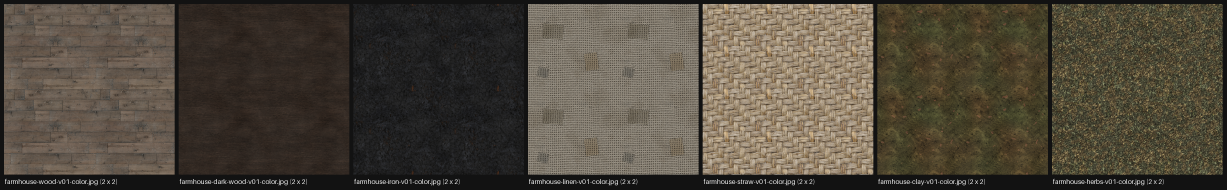
#> input picture work/farmhouse-textures-v01/contact-sheet-v02.png, 3680 x 570 px, given in place of farmhouse-contact-sheet-v02.png-v01-color.jpg, which was not available (shown at 1/3 size)
$ python -i make_farmhouse_textures.py   (imports and definitions only)
#> lines starting #> are read from the running program, lines starting #| are printed output that depends on the picture
"""Farmlands house props: photographic texture sets (colour + OpenGL normal + roughness), 1024 x 1024, tileable.

Usage (one material per run, the PC is weak):
    python work/farmhouse-textures-v01/make_farmhouse_textures.py wood
    python work/farmhouse-textures-v01/make_farmhouse_textures.py sheet      # contact sheet of what exists
    python work/farmhouse-textures-v01/make_farmhouse_textures.py publish    # copy out/ to content/models/textures (never overwrites)

Everything is written to work/farmhouse-textures-v01/out/ first. Sources are photographs already in the project:
ambientCG (CC0), Poly Haven (CC0) and the user's own wt-* photographs.
"""
import shutil
import sys
from pathlib import Path

import numpy as np
from PIL import Image, ImageDraw, ImageFont
from scipy import ndimage as ndi

ROOT = Path(__file__).resolve().parents[2]
HERE = Path(__file__).resolve().parent
OUT = HERE / 'out'
DEST = ROOT / 'content' / 'models' / 'textures'
ACG = ROOT / 'content' / 'textures' / 'ambientcg'
PH = ROOT / 'content' / 'textures' / 'polyhaven'
MT = ROOT / 'content' / 'models' / 'textures'
S = 1024
ASH = np.array([0.60, 0.585, 0.56], np.float32)
MATERIALS = ['wood', 'dark-wood', 'iron', 'linen', 'straw', 'clay', 'herbs']


# ---------------------------------------------------------------- helpers
def load(path, mode='RGB', size=None):
#> called with mode = 'RGB'
    im = Image.open(path).convert(mode)
#> im is the input picture: PIL image 3680x570 RGB; mean R, G, B 80.2, 72.7, 60.5
    if size:
        im = im.resize(size, Image.LANCZOS)
    return np.asarray(im, dtype=np.float32) / 255.0


def acg(name, kind, mode='RGB', size=None):
    return load(ACG / name / f'{name}_{kind}_2k.jpg', mode, size)


def lum(a):
    return a[..., 0] * 0.299 + a[..., 1] * 0.587 + a[..., 2] * 0.114


# [4 lines left out: function blur, not called in this run]


def smooth(t):
    t = np.clip(t, 0, 1)
    return t * t * (3 - 2 * t)


# [62 lines left out: functions noise, normal_from_height, decode_normal, add_normals, make_tileable, grade and 1 more, not called in this run]


def to_img(a, mode='RGB'):
    return Image.fromarray((np.clip(a, 0, 1) * 255 + 0.5).astype(np.uint8), mode)


# [312 lines left out: functions save_set, seam_score, report, wood, dark_wood, hammer_height and 7 more, not called in this run]


def lit(name):
    """Check picture for one material: colour 2 x 2, the set lit from the upper left, normal, roughness."""
    c = load(OUT / f'farmhouse-{name}-v01-color.jpg')
    n = load(OUT / f'farmhouse-{name}-v01-normal.jpg') * 2 - 1
#> call 2 of load, with mode = 'RGB'
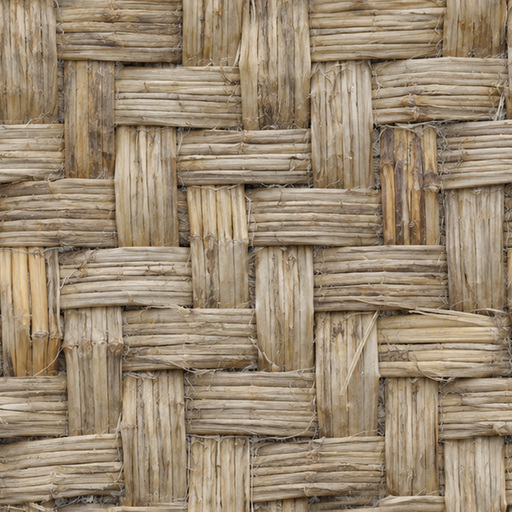
#> input picture work/farmhouse-textures-v01/check-straw-closeup.png, 512 x 512 px, given in place of farmhouse-contact-sheet-v02.png-v01-normal.jpg, which was not available
#> in load, im is the input picture: PIL image 512x512 RGB; mean R, G, B 155.3, 137.5, 114
    r = load(OUT / f'farmhouse-{name}-v01-roughness.jpg', 'L')
#> call 3 of load, with mode = 'L'
#> in load (call 3), `im = Image.open(path).convert(mode)`:
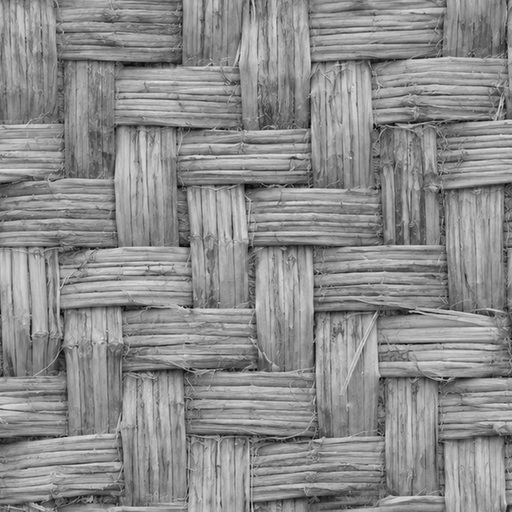
#> im: PIL image 512x512 L; min 0, max 228, mean 140.2
    L = np.array([-0.5, 0.5, 0.72], np.float32)
    L /= np.linalg.norm(L)
    nl = np.clip((n * L).sum(-1), 0, 1)
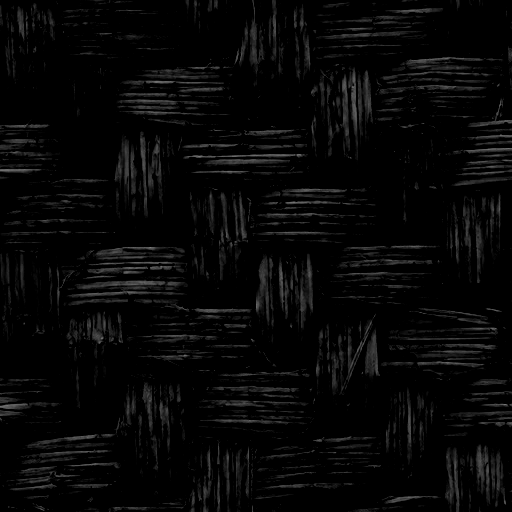
#> nl: shape (512, 512) float32; min 0, max 0.501, mean 0.0278
    hv = L + np.array([0, 0, 1], np.float32)
    hv /= np.linalg.norm(hv)
    spec = np.power(np.clip((n * hv).sum(-1), 0, 1), 2 + 60 * (1 - r) ** 2) * (1 - r) * 0.5
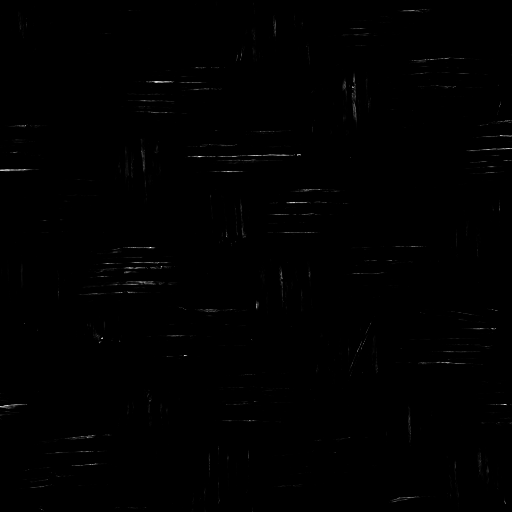
#> spec: shape (512, 512) float32; min 0, max 0.0175, mean 4.99e-05; drawn with min black and max white
#> (the run stopped early here; a loop or call above may not have finished)
